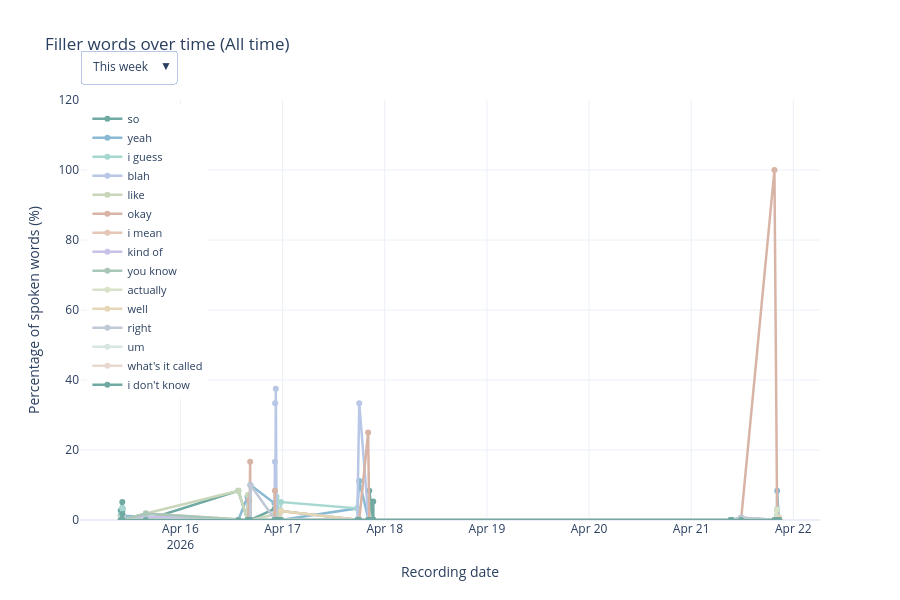

Source (notebook cell):
### Code cell
# Plot 2: Filler words over time as interactive line chart with time frame selector.
import plotly.graph_objects as go
from dateutil.relativedelta import relativedelta
from datetime import timedelta

if not records:
    print('No recordings available to plot.')
else:
    time_ordered_records = sorted(records, key=lambda record: (record['recording_dt'], record['recording_id']))
    latest_date = time_ordered_records[-1]['recording_dt'] if time_ordered_records else None
    
    # Calculate Monday and Sunday of this week
    monday_this_week = latest_date - timedelta(days=latest_date.weekday())
    sunday_this_week = monday_this_week + timedelta(days=6)
    
    # Calculate Monday and Sunday of last week
    monday_last_week = monday_this_week - timedelta(days=7)
    sunday_last_week = monday_last_week + timedelta(days=6)
    
    # Define time frame filters with start and end dates
    time_frames = {
        'This week': ('week', monday_this_week, sunday_this_week),
        'Last week': ('week', monday_last_week, sunday_last_week),
        'Month': ('month', latest_date - relativedelta(months=1), latest_date),
        '6 months': ('period', latest_date - relativedelta(months=6), latest_date),
        'Year': ('period', latest_date - relativedelta(years=1), latest_date),
        'All time': ('all', None, None),
    }
    
    def get_filtered_data(frame_type, start_date, end_date):
        """Filter records based on date range"""
        if frame_type == 'all':
            return time_ordered_records
        if start_date is None:
            return time_ordered_records
        return [r for r in time_ordered_records if start_date <= r['recording_dt'] <= end_date]
    
    # Build data for each time frame
    frame_data = {}
    for frame_name, (frame_type, start_date, end_date) in time_frames.items():
        filtered_records = get_filtered_data(frame_type, start_date, end_date)
        
        if not filtered_records:
            # Store empty state
            frame_data[frame_name] = {
                'traces': {},
                'max_value': 5.0,
                'empty': True,
                'message': f"You have not done any recordings in this chosen timeframe: '{frame_name}'",
                'frame_type': frame_type,
            }
        else:
            dates = [r['recording_dt'] for r in filtered_records]
            
            traces_data = {}
            max_value = 0
            
            for word in filler_words:
                values = np.array(
                    [
                        100.0 * r['filler_counts'].get(word, 0) / max(r['total_words'], 1)
                        for r in filtered_records
                    ],
                    dtype=float,
                )
                max_value = max(max_value, np.max(values) if values.size else 0)
                traces_data[word] = {'dates': dates, 'values': values}
            
            frame_data[frame_name] = {
                'traces': traces_data,
                'max_value': max(5.0, max_value * 1.2),
                'empty': False,
                'frame_type': frame_type,
            }
    
    # Create figure with first time frame
    default_frame = 'All time'
    fig = go.Figure()
    
    default_data = frame_data[default_frame]
    
    # Choose hover date format based on frame type
    hover_date_fmt = '%b %d, %Y'
    if default_data['frame_type'] == 'week':
        hover_date_fmt = '%a, %b %d'
    elif default_data['frame_type'] in ['month', 'period']:
        hover_date_fmt = '%b %d, %Y'
    
    if not default_data['empty']:
        for word in filler_words:
            trace_info = default_data['traces'][word]
            fig.add_trace(
                go.Scatter(
                    x=trace_info['dates'],
                    y=trace_info['values'],
                    name=word,
                    mode='lines+markers',
                    line=dict(color=word_colors[word], width=2.5),
                    marker=dict(size=6),
                    hovertemplate=(
                        '<b>%{x|' + hover_date_fmt + '}</b><br>'
                        'Filler word: ' + word + '<br>'
                        'Percentage: %{y:.2f}%<extra></extra>'
                    ),
                )
            )
    else:
        # Add empty annotation
        fig.add_annotation(
            text=default_data['message'],
            xref='paper',
            yref='paper',
            x=0.5,
            y=0.5,
            showarrow=False,
            font=dict(size=16, color='#999999'),
        )
    
    # Create time frame dropdown buttons
    timeframe_buttons = []
    for frame_name, (frame_type, start_date, end_date) in time_frames.items():
        frame_info = frame_data[frame_name]
        
        # Determine hover date format for this frame
        if frame_type == 'week':
            hover_fmt = '%a, %b %d'
        else:
            hover_fmt = '%b %d, %Y'
        
        if frame_info['empty']:
            # Empty state button
            timeframe_buttons.append(
                {
                    'label': frame_name,
                    'method': 'update',
                    'args': [
                        {
                            'x': [[]],
                            'y': [[]],
                        },
                        {
                            'title': f'Filler words over time ({frame_name})',
                            'annotations': [{
                                'text': frame_info['message'],
                                'xref': 'paper',
                                'yref': 'paper',
                                'x': 0.5,
                                'y': 0.5,
                                'showarrow': False,
                                'font': dict(size=16, color='#999999'),
                            }],
                            'yaxis.range': [0, 5.0],
                        },
                    ],
                }
            )
        else:
            # Normal state button
            new_x = [frame_info['traces'][word]['dates'] for word in filler_words]
            new_y = [frame_info['traces'][word]['values'] for word in filler_words]
            
            timeframe_buttons.append(
                {
                    'label': frame_name,
                    'method': 'update',
                    'args': [
                        {
                            'x': new_x,
                            'y': new_y,
                            'hovertemplate': ['<b>%{x|' + hover_fmt + '}</b><br>Filler word: ' + word + '<br>Percentage: %{y:.2f}%<extra></extra>' for word in filler_words],
                        },
                        {
                            'title': f'Filler words over time ({frame_name})',
                            'annotations': [],
                            'yaxis.range': [0, frame_info['max_value']],
                        },
                    ],
                }
            )

    fig.update_layout(
        title=f'Filler words over time ({default_frame})',
        xaxis_title='Recording date',
        yaxis_title='Percentage of spoken words (%)',
        template='plotly_white',
        height=600,
        hovermode='x unified',
        legend=dict(
            orientation='v',
            yanchor='top',
            y=0.99,
            xanchor='left',
            x=0.01,
            font=dict(size=11),
        ),
        yaxis=dict(range=[0, default_data['max_value']]),
        updatemenus=[
            {
                'buttons': timeframe_buttons,
                'direction': 'down',
                'showactive': True,
                'x': 0.0,
                'xanchor': 'left',
                'y': 1.12,
                'yanchor': 'top',
                'bgcolor': 'white',
                'bordercolor': '#B7C7E5',
                'borderwidth': 1,
            }
        ],
    )

    fig.show()

### Figure 1 — Plotly figure (JSON) as saved in the notebook; plotly's stock layout.template omitted (floating-point values rounded to 4 significant figures; data arrays with more than 128 entries replaced by an {"elided": "..."} marker saying what was removed)
{"data": [{"hovertemplate": "<b>%{x|%b %d, %Y}</b><br>Filler word: so<br>Percentage: %{y:.2f}%<extra></extra>", "line": {"color": "#6FA9A1", "width": 2.5}, "marker": {"size": 6}, "mode": "lines+markers", "name": "so", "type": "scatter", "x": ["2026-04-15T09:58:48", "2026-04-15T10:20:36", "2026-04-15T10:21:43", "2026-04-15T10:22:54", "2026-04-15T10:24:45", "2026-04-15T15:52:19", "2026-04-16T13:36:16", "2026-04-16T15:45:48", "2026-04-16T15:53:00", "2026-04-16T16:09:06", "2026-04-16T16:13:32", "2026-04-16T16:22:59", "2026-04-16T16:26:06", "2026-04-16T22:06:41", "2026-04-16T22:11:50", "2026-04-16T22:14:52", "2026-04-16T22:18:21", "2026-04-16T22:24:41", "2026-04-16T22:34:21", "2026-04-16T22:40:13", "2026-04-16T23:09:00", "2026-04-16T23:15:06", "2026-04-16T23:37:18", "2026-04-17T17:33:30", "2026-04-17T18:00:39", "2026-04-17T20:06:08", "2026-04-17T20:12:50", "2026-04-17T20:21:10", "2026-04-17T20:21:54", "2026-04-17T21:16:11", "2026-04-17T21:18:10", "2026-04-17T21:20:13", "2026-04-21T09:18:34", "2026-04-21T09:23:08", "2026-04-21T09:31:33", "2026-04-21T11:42:43", "2026-04-21T19:33:15", "2026-04-21T20:08:54", "2026-04-21T20:11:41", "2026-04-21T20:35:33", "2026-04-21T20:41:00"], "y": [2.74, 5.172, 2.703, 3.333, 1.19, 0.0, 8.333, 0.0, 0.0, 5.556, 0.0, 0.0, 0.0, 3.175, 0.0, 0.0, 0.0, 0.0, 0.0, 2.632, 0.0, 0.0, 0.0, 0.0, 0.0, 0.0, 0.0, 0.0, 8.333, 0.0, 5.263, 0.0, 0.0, 0.0, 0.0, 0.6369, 0.0, 2.97, 0.0, 0.0, 0.0]}, {"hovertemplate": "<b>%{x|%b %d, %Y}</b><br>Filler word: yeah<br>Percentage: %{y:.2f}%<extra></extra>", "line": {"color": "#8ABAD3", "width": 2.5}, "marker": {"size": 6}, "mode": "lines+markers", "name": "yeah", "type": "scatter", "x": ["2026-04-15T09:58:48", "2026-04-15T10:20:36", "2026-04-15T10:21:43", "2026-04-15T10:22:54", "2026-04-15T10:24:45", "2026-04-15T15:52:19", "2026-04-16T13:36:16", "2026-04-16T15:45:48", "2026-04-16T15:53:00", "2026-04-16T16:09:06", "2026-04-16T16:13:32", "2026-04-16T16:22:59", "2026-04-16T16:26:06", "2026-04-16T22:06:41", "2026-04-16T22:11:50", "2026-04-16T22:14:52", "2026-04-16T22:18:21", "2026-04-16T22:24:41", "2026-04-16T22:34:21", "2026-04-16T22:40:13", "2026-04-16T23:09:00", "2026-04-16T23:15:06", "2026-04-16T23:37:18", "2026-04-17T17:33:30", "2026-04-17T18:00:39", "2026-04-17T20:06:08", "2026-04-17T20:12:50", "2026-04-17T20:21:10", "2026-04-17T20:21:54", "2026-04-17T21:16:11", "2026-04-17T21:18:10", "2026-04-17T21:20:13", "2026-04-21T09:18:34", "2026-04-21T09:23:08", "2026-04-21T09:31:33", "2026-04-21T11:42:43", "2026-04-21T19:33:15", "2026-04-21T20:08:54", "2026-04-21T20:11:41", "2026-04-21T20:35:33", "2026-04-21T20:41:00"], "y": [1.37, 1.724, 0.0, 1.111, 1.19, 0.9174, 0.0, 6.667, 0.0, 0.0, 0.0, 0.0, 10.0, 4.762, 0.0, 0.0, 0.0, 0.0, 0.0, 5.263, 0.0, 0.0, 0.0, 3.333, 11.11, 0.0, 0.0, 0.0, 0.0, 0.0, 0.0, 0.0, 0.0, 0.0, 0.0, 0.0, 0.0, 0.9901, 8.333, 0.0, 0.0]}, {"hovertemplate": "<b>%{x|%b %d, %Y}</b><br>Filler word: i guess<br>Percentage: %{y:.2f}%<extra></extra>", "line": {"color": "#A6D8D0", "width": 2.5}, "marker": {"size": 6}, "mode": "lines+markers", "name": "i guess", "type": "scatter", "x": ["2026-04-15T09:58:48", "2026-04-15T10:20:36", "2026-04-15T10:21:43", "2026-04-15T10:22:54", "2026-04-15T10:24:45", "2026-04-15T15:52:19", "2026-04-16T13:36:16", "2026-04-16T15:45:48", "2026-04-16T15:53:00", "2026-04-16T16:09:06", "2026-04-16T16:13:32", "2026-04-16T16:22:59", "2026-04-16T16:26:06", "2026-04-16T22:06:41", "2026-04-16T22:11:50", "2026-04-16T22:14:52", "2026-04-16T22:18:21", "2026-04-16T22:24:41", "2026-04-16T22:34:21", "2026-04-16T22:40:13", "2026-04-16T23:09:00", "2026-04-16T23:15:06", "2026-04-16T23:37:18", "2026-04-17T17:33:30", "2026-04-17T18:00:39", "2026-04-17T20:06:08", "2026-04-17T20:12:50", "2026-04-17T20:21:10", "2026-04-17T20:21:54", "2026-04-17T21:16:11", "2026-04-17T21:18:10", "2026-04-17T21:20:13", "2026-04-21T09:18:34", "2026-04-21T09:23:08", "2026-04-21T09:31:33", "2026-04-21T11:42:43", "2026-04-21T19:33:15", "2026-04-21T20:08:54", "2026-04-21T20:11:41", "2026-04-21T20:35:33", "2026-04-21T20:41:00"], "y": [1.37, 3.448, 0.0, 3.333, 0.0, 0.9174, 0.0, 0.0, 0.0, 0.0, 0.0, 0.0, 0.0, 0.0, 0.0, 0.0, 0.0, 0.0, 6.667, 5.263, 0.0, 0.0, 5.128, 3.333, 0.0, 0.0, 0.0, 0.0, 0.0, 0.0, 0.0, 0.0, 0.0, 0.0, 0.0, 0.0, 0.0, 0.0, 0.0, 0.0, 0.0]}, {"hovertemplate": "<b>%{x|%b %d, %Y}</b><br>Filler word: blah<br>Percentage: %{y:.2f}%<extra></extra>", "line": {"color": "#B7C7E5", "width": 2.5}, "marker": {"size": 6}, "mode": "lines+markers", "name": "blah", "type": "scatter", "x": ["2026-04-15T09:58:48", "2026-04-15T10:20:36", "2026-04-15T10:21:43", "2026-04-15T10:22:54", "2026-04-15T10:24:45", "2026-04-15T15:52:19", "2026-04-16T13:36:16", "2026-04-16T15:45:48", "2026-04-16T15:53:00", "2026-04-16T16:09:06", "2026-04-16T16:13:32", "2026-04-16T16:22:59", "2026-04-16T16:26:06", "2026-04-16T22:06:41", "2026-04-16T22:11:50", "2026-04-16T22:14:52", "2026-04-16T22:18:21", "2026-04-16T22:24:41", "2026-04-16T22:34:21", "2026-04-16T22:40:13", "2026-04-16T23:09:00", "2026-04-16T23:15:06", "2026-04-16T23:37:18", "2026-04-17T17:33:30", "2026-04-17T18:00:39", "2026-04-17T20:06:08", "2026-04-17T20:12:50", "2026-04-17T20:21:10", "2026-04-17T20:21:54", "2026-04-17T21:16:11", "2026-04-17T21:18:10", "2026-04-17T21:20:13", "2026-04-21T09:18:34", "2026-04-21T09:23:08", "2026-04-21T09:31:33", "2026-04-21T11:42:43", "2026-04-21T19:33:15", "2026-04-21T20:08:54", "2026-04-21T20:11:41", "2026-04-21T20:35:33", "2026-04-21T20:41:00"], "y": [0.0, 0.0, 0.0, 0.0, 0.0, 0.0, 0.0, 0.0, 0.0, 0.0, 0.0, 0.0, 0.0, 0.0, 16.67, 33.33, 0.0, 37.5, 0.0, 0.0, 0.0, 0.0, 0.0, 0.0, 33.33, 0.0, 0.0, 0.0, 0.0, 0.0, 0.0, 0.0, 0.0, 0.0, 0.0, 0.0, 0.0, 0.0, 0.0, 0.0, 0.0]}, {"hovertemplate": "<b>%{x|%b %d, %Y}</b><br>Filler word: like<br>Percentage: %{y:.2f}%<extra></extra>", "line": {"color": "#C8D6B9", "width": 2.5}, "marker": {"size": 6}, "mode": "lines+markers", "name": "like", "type": "scatter", "x": ["2026-04-15T09:58:48", "2026-04-15T10:20:36", "2026-04-15T10:21:43", "2026-04-15T10:22:54", "2026-04-15T10:24:45", "2026-04-15T15:52:19", "2026-04-16T13:36:16", "2026-04-16T15:45:48", "2026-04-16T15:53:00", "2026-04-16T16:09:06", "2026-04-16T16:13:32", "2026-04-16T16:22:59", "2026-04-16T16:26:06", "2026-04-16T22:06:41", "2026-04-16T22:11:50", "2026-04-16T22:14:52", "2026-04-16T22:18:21", "2026-04-16T22:24:41", "2026-04-16T22:34:21", "2026-04-16T22:40:13", "2026-04-16T23:09:00", "2026-04-16T23:15:06", "2026-04-16T23:37:18", "2026-04-17T17:33:30", "2026-04-17T18:00:39", "2026-04-17T20:06:08", "2026-04-17T20:12:50", "2026-04-17T20:21:10", "2026-04-17T20:21:54", "2026-04-17T21:16:11", "2026-04-17T21:18:10", "2026-04-17T21:20:13", "2026-04-21T09:18:34", "2026-04-21T09:23:08", "2026-04-21T09:31:33", "2026-04-21T11:42:43", "2026-04-21T19:33:15", "2026-04-21T20:08:54", "2026-04-21T20:11:41", "2026-04-21T20:35:33", "2026-04-21T20:41:00"], "y": [0.0, 0.0, 0.0, 1.111, 0.0, 1.835, 8.333, 0.0, 7.143, 0.0, 0.0, 0.0, 0.0, 1.587, 0.0, 0.0, 0.0, 0.0, 0.0, 0.0, 0.0, 0.0, 0.0, 0.0, 0.0, 0.0, 0.0, 0.0, 0.0, 0.0, 0.0, 0.0, 0.0, 0.0, 0.0, 0.6369, 0.0, 0.0, 0.0, 0.0, 0.0]}, {"hovertemplate": "<b>%{x|%b %d, %Y}</b><br>Filler word: okay<br>Percentage: %{y:.2f}%<extra></extra>", "line": {"color": "#D8B4A6", "width": 2.5}, "marker": {"size": 6}, "mode": "lines+markers", "name": "okay", "type": "scatter", "x": ["2026-04-15T09:58:48", "2026-04-15T10:20:36", "2026-04-15T10:21:43", "2026-04-15T10:22:54", "2026-04-15T10:24:45", "2026-04-15T15:52:19", "2026-04-16T13:36:16", "2026-04-16T15:45:48", "2026-04-16T15:53:00", "2026-04-16T16:09:06", "2026-04-16T16:13:32", "2026-04-16T16:22:59", "2026-04-16T16:26:06", "2026-04-16T22:06:41", "2026-04-16T22:11:50", "2026-04-16T22:14:52", "2026-04-16T22:18:21", "2026-04-16T22:24:41", "2026-04-16T22:34:21", "2026-04-16T22:40:13", "2026-04-16T23:09:00", "2026-04-16T23:15:06", "2026-04-16T23:37:18", "2026-04-17T17:33:30", "2026-04-17T18:00:39", "2026-04-17T20:06:08", "2026-04-17T20:12:50", "2026-04-17T20:21:10", "2026-04-17T20:21:54", "2026-04-17T21:16:11", "2026-04-17T21:18:10", "2026-04-17T21:20:13", "2026-04-21T09:18:34", "2026-04-21T09:23:08", "2026-04-21T09:31:33", "2026-04-21T11:42:43", "2026-04-21T19:33:15", "2026-04-21T20:08:54", "2026-04-21T20:11:41", "2026-04-21T20:35:33", "2026-04-21T20:41:00"], "y": [0.0, 0.0, 0.0, 0.0, 0.0, 0.0, 0.0, 0.0, 0.0, 5.556, 0.0, 16.67, 0.0, 0.0, 8.333, 0.0, 0.0, 0.0, 0.0, 0.0, 0.0, 0.0, 2.564, 0.0, 0.0, 25.0, 0.0, 0.0, 0.0, 0.0, 0.0, 0.0, 0.0, 0.0, 0.0, 0.0, 100.0, 0.0, 0.0, 0.0, 0.0]}, {"hovertemplate": "<b>%{x|%b %d, %Y}</b><br>Filler word: i mean<br>Percentage: %{y:.2f}%<extra></extra>", "line": {"color": "#E4C7B7", "width": 2.5}, "marker": {"size": 6}, "mode": "lines+markers", "name": "i mean", "type": "scatter", "x": ["2026-04-15T09:58:48", "2026-04-15T10:20:36", "2026-04-15T10:21:43", "2026-04-15T10:22:54", "2026-04-15T10:24:45", "2026-04-15T15:52:19", "2026-04-16T13:36:16", "2026-04-16T15:45:48", "2026-04-16T15:53:00", "2026-04-16T16:09:06", "2026-04-16T16:13:32", "2026-04-16T16:22:59", "2026-04-16T16:26:06", "2026-04-16T22:06:41", "2026-04-16T22:11:50", "2026-04-16T22:14:52", "2026-04-16T22:18:21", "2026-04-16T22:24:41", "2026-04-16T22:34:21", "2026-04-16T22:40:13", "2026-04-16T23:09:00", "2026-04-16T23:15:06", "2026-04-16T23:37:18", "2026-04-17T17:33:30", "2026-04-17T18:00:39", "2026-04-17T20:06:08", "2026-04-17T20:12:50", "2026-04-17T20:21:10", "2026-04-17T20:21:54", "2026-04-17T21:16:11", "2026-04-17T21:18:10", "2026-04-17T21:20:13", "2026-04-21T09:18:34", "2026-04-21T09:23:08", "2026-04-21T09:31:33", "2026-04-21T11:42:43", "2026-04-21T19:33:15", "2026-04-21T20:08:54", "2026-04-21T20:11:41", "2026-04-21T20:35:33", "2026-04-21T20:41:00"], "y": [0.0, 0.0, 0.0, 0.0, 0.0, 1.835, 0.0, 0.0, 0.0, 0.0, 0.0, 0.0, 0.0, 0.0, 0.0, 0.0, 0.0, 0.0, 0.0, 0.0, 0.0, 0.0, 2.564, 0.0, 0.0, 0.0, 0.0, 0.0, 0.0, 0.0, 0.0, 0.0, 0.0, 0.0, 0.0, 0.0, 0.0, 0.0, 0.0, 0.0, 0.0]}, {"hovertemplate": "<b>%{x|%b %d, %Y}</b><br>Filler word: kind of<br>Percentage: %{y:.2f}%<extra></extra>", "line": {"color": "#C9C1E8", "width": 2.5}, "marker": {"size": 6}, "mode": "lines+markers", "name": "kind of", "type": "scatter", "x": ["2026-04-15T09:58:48", "2026-04-15T10:20:36", "2026-04-15T10:21:43", "2026-04-15T10:22:54", "2026-04-15T10:24:45", "2026-04-15T15:52:19", "2026-04-16T13:36:16", "2026-04-16T15:45:48", "2026-04-16T15:53:00", "2026-04-16T16:09:06", "2026-04-16T16:13:32", "2026-04-16T16:22:59", "2026-04-16T16:26:06", "2026-04-16T22:06:41", "2026-04-16T22:11:50", "2026-04-16T22:14:52", "2026-04-16T22:18:21", "2026-04-16T22:24:41", "2026-04-16T22:34:21", "2026-04-16T22:40:13", "2026-04-16T23:09:00", "2026-04-16T23:15:06", "2026-04-16T23:37:18", "2026-04-17T17:33:30", "2026-04-17T18:00:39", "2026-04-17T20:06:08", "2026-04-17T20:12:50", "2026-04-17T20:21:10", "2026-04-17T20:21:54", "2026-04-17T21:16:11", "2026-04-17T21:18:10", "2026-04-17T21:20:13", "2026-04-21T09:18:34", "2026-04-21T09:23:08", "2026-04-21T09:31:33", "2026-04-21T11:42:43", "2026-04-21T19:33:15", "2026-04-21T20:08:54", "2026-04-21T20:11:41", "2026-04-21T20:35:33", "2026-04-21T20:41:00"], "y": [0.0, 0.0, 1.351, 0.0, 0.0, 0.9174, 0.0, 0.0, 0.0, 0.0, 0.0, 0.0, 0.0, 0.0, 0.0, 0.0, 0.0, 0.0, 0.0, 0.0, 0.0, 0.0, 0.0, 0.0, 0.0, 0.0, 0.0, 0.0, 0.0, 0.0, 0.0, 0.0, 0.0, 0.0, 0.0, 0.6369, 0.0, 0.0, 0.0, 0.0, 0.0]}, {"hovertemplate": "<b>%{x|%b %d, %Y}</b><br>Filler word: you know<br>Percentage: %{y:.2f}%<extra></extra>", "line": {"color": "#A9C7B8", "width": 2.5}, "marker": {"size": 6}, "mode": "lines+markers", "name": "you know", "type": "scatter", "x": ["2026-04-15T09:58:48", "2026-04-15T10:20:36", "2026-04-15T10:21:43", "2026-04-15T10:22:54", "2026-04-15T10:24:45", "2026-04-15T15:52:19", "2026-04-16T13:36:16", "2026-04-16T15:45:48", "2026-04-16T15:53:00", "2026-04-16T16:09:06", "2026-04-16T16:13:32", "2026-04-16T16:22:59", "2026-04-16T16:26:06", "2026-04-16T22:06:41", "2026-04-16T22:11:50", "2026-04-16T22:14:52", "2026-04-16T22:18:21", "2026-04-16T22:24:41", "2026-04-16T22:34:21", "2026-04-16T22:40:13", "2026-04-16T23:09:00", "2026-04-16T23:15:06", "2026-04-16T23:37:18", "2026-04-17T17:33:30", "2026-04-17T18:00:39", "2026-04-17T20:06:08", "2026-04-17T20:12:50", "2026-04-17T20:21:10", "2026-04-17T20:21:54", "2026-04-17T21:16:11", "2026-04-17T21:18:10", "2026-04-17T21:20:13", "2026-04-21T09:18:34", "2026-04-21T09:23:08", "2026-04-21T09:31:33", "2026-04-21T11:42:43", "2026-04-21T19:33:15", "2026-04-21T20:08:54", "2026-04-21T20:11:41", "2026-04-21T20:35:33", "2026-04-21T20:41:00"], "y": [0.0, 0.0, 0.0, 0.0, 0.0, 1.835, 0.0, 0.0, 0.0, 0.0, 0.0, 0.0, 0.0, 0.0, 0.0, 0.0, 0.0, 0.0, 0.0, 0.0, 0.0, 0.0, 2.564, 0.0, 0.0, 0.0, 0.0, 0.0, 0.0, 0.0, 0.0, 0.0, 0.0, 0.0, 0.0, 0.0, 0.0, 0.0, 0.0, 0.0, 0.0]}, {"hovertemplate": "<b>%{x|%b %d, %Y}</b><br>Filler word: actually<br>Percentage: %{y:.2f}%<extra></extra>", "line": {"color": "#D8E2C8", "width": 2.5}, "marker": {"size": 6}, "mode": "lines+markers", "name": "actually", "type": "scatter", "x": ["2026-04-15T09:58:48", "2026-04-15T10:20:36", "2026-04-15T10:21:43", "2026-04-15T10:22:54", "2026-04-15T10:24:45", "2026-04-15T15:52:19", "2026-04-16T13:36:16", "2026-04-16T15:45:48", "2026-04-16T15:53:00", "2026-04-16T16:09:06", "2026-04-16T16:13:32", "2026-04-16T16:22:59", "2026-04-16T16:26:06", "2026-04-16T22:06:41", "2026-04-16T22:11:50", "2026-04-16T22:14:52", "2026-04-16T22:18:21", "2026-04-16T22:24:41", "2026-04-16T22:34:21", "2026-04-16T22:40:13", "2026-04-16T23:09:00", "2026-04-16T23:15:06", "2026-04-16T23:37:18", "2026-04-17T17:33:30", "2026-04-17T18:00:39", "2026-04-17T20:06:08", "2026-04-17T20:12:50", "2026-04-17T20:21:10", "2026-04-17T20:21:54", "2026-04-17T21:16:11", "2026-04-17T21:18:10", "2026-04-17T21:20:13", "2026-04-21T09:18:34", "2026-04-21T09:23:08", "2026-04-21T09:31:33", "2026-04-21T11:42:43", "2026-04-21T19:33:15", "2026-04-21T20:08:54", "2026-04-21T20:11:41", "2026-04-21T20:35:33", "2026-04-21T20:41:00"], "y": [0.0, 0.0, 0.0, 0.0, 0.0, 0.0, 0.0, 0.0, 0.0, 0.0, 0.0, 0.0, 0.0, 0.0, 0.0, 0.0, 0.0, 0.0, 0.0, 0.0, 0.0, 0.0, 0.0, 0.0, 0.0, 0.0, 0.0, 0.0, 0.0, 0.0, 0.0, 0.0, 0.0, 0.0, 0.0, 0.0, 0.0, 2.97, 0.0, 0.0, 0.0]}, {"hovertemplate": "<b>%{x|%b %d, %Y}</b><br>Filler word: well<br>Percentage: %{y:.2f}%<extra></extra>", "line": {"color": "#E6D6B8", "width": 2.5}, "marker": {"size": 6}, "mode": "lines+markers", "name": "well", "type": "scatter", "x": ["2026-04-15T09:58:48", "2026-04-15T10:20:36", "2026-04-15T10:21:43", "2026-04-15T10:22:54", "2026-04-15T10:24:45", "2026-04-15T15:52:19", "2026-04-16T13:36:16", "2026-04-16T15:45:48", "2026-04-16T15:53:00", "2026-04-16T16:09:06", "2026-04-16T16:13:32", "2026-04-16T16:22:59", "2026-04-16T16:26:06", "2026-04-16T22:06:41", "2026-04-16T22:11:50", "2026-04-16T22:14:52", "2026-04-16T22:18:21", "2026-04-16T22:24:41", "2026-04-16T22:34:21", "2026-04-16T22:40:13", "2026-04-16T23:09:00", "2026-04-16T23:15:06", "2026-04-16T23:37:18", "2026-04-17T17:33:30", "2026-04-17T18:00:39", "2026-04-17T20:06:08", "2026-04-17T20:12:50", "2026-04-17T20:21:10", "2026-04-17T20:21:54", "2026-04-17T21:16:11", "2026-04-17T21:18:10", "2026-04-17T21:20:13", "2026-04-21T09:18:34", "2026-04-21T09:23:08", "2026-04-21T09:31:33", "2026-04-21T11:42:43", "2026-04-21T19:33:15", "2026-04-21T20:08:54", "2026-04-21T20:11:41", "2026-04-21T20:35:33", "2026-04-21T20:41:00"], "y": [0.0, 0.0, 0.0, 0.0, 0.0, 0.0, 0.0, 0.0, 0.0, 0.0, 0.0, 0.0, 0.0, 0.0, 0.0, 0.0, 0.0, 0.0, 0.0, 0.0, 0.0, 0.0, 2.564, 0.0, 0.0, 0.0, 0.0, 0.0, 0.0, 0.0, 0.0, 0.0, 0.0, 0.0, 0.0, 0.0, 0.0, 0.0, 0.0, 0.0, 0.6803]}, {"hovertemplate": "<b>%{x|%b %d, %Y}</b><br>Filler word: right<br>Percentage: %{y:.2f}%<extra></extra>", "line": {"color": "#BFC8D6", "width": 2.5}, "marker": {"size": 6}, "mode": "lines+markers", "name": "right", "type": "scatter", "x": ["2026-04-15T09:58:48", "2026-04-15T10:20:36", "2026-04-15T10:21:43", "2026-04-15T10:22:54", "2026-04-15T10:24:45", "2026-04-15T15:52:19", "2026-04-16T13:36:16", "2026-04-16T15:45:48", "2026-04-16T15:53:00", "2026-04-16T16:09:06", "2026-04-16T16:13:32", "2026-04-16T16:22:59", "2026-04-16T16:26:06", "2026-04-16T22:06:41", "2026-04-16T22:11:50", "2026-04-16T22:14:52", "2026-04-16T22:18:21", "2026-04-16T22:24:41", "2026-04-16T22:34:21", "2026-04-16T22:40:13", "2026-04-16T23:09:00", "2026-04-16T23:15:06", "2026-04-16T23:37:18", "2026-04-17T17:33:30", "2026-04-17T18:00:39", "2026-04-17T20:06:08", "2026-04-17T20:12:50", "2026-04-17T20:21:10", "2026-04-17T20:21:54", "2026-04-17T21:16:11", "2026-04-17T21:18:10", "2026-04-17T21:20:13", "2026-04-21T09:18:34", "2026-04-21T09:23:08", "2026-04-21T09:31:33", "2026-04-21T11:42:43", "2026-04-21T19:33:15", "2026-04-21T20:08:54", "2026-04-21T20:11:41", "2026-04-21T20:35:33", "2026-04-21T20:41:00"], "y": [0.0, 0.0, 0.0, 0.0, 0.0, 0.0, 0.0, 0.0, 0.0, 0.0, 0.0, 0.0, 10.0, 0.0, 0.0, 0.0, 0.0, 0.0, 0.0, 0.0, 0.0, 0.0, 0.0, 0.0, 0.0, 0.0, 0.0, 0.0, 0.0, 0.0, 0.0, 0.0, 0.0, 0.0, 0.0, 0.6369, 0.0, 0.0, 0.0, 0.0, 0.0]}, {"hovertemplate": "<b>%{x|%b %d, %Y}</b><br>Filler word: um<br>Percentage: %{y:.2f}%<extra></extra>", "line": {"color": "#D7E6E1", "width": 2.5}, "marker": {"size": 6}, "mode": "lines+markers", "name": "um", "type": "scatter", "x": ["2026-04-15T09:58:48", "2026-04-15T10:20:36", "2026-04-15T10:21:43", "2026-04-15T10:22:54", "2026-04-15T10:24:45", "2026-04-15T15:52:19", "2026-04-16T13:36:16", "2026-04-16T15:45:48", "2026-04-16T15:53:00", "2026-04-16T16:09:06", "2026-04-16T16:13:32", "2026-04-16T16:22:59", "2026-04-16T16:26:06", "2026-04-16T22:06:41", "2026-04-16T22:11:50", "2026-04-16T22:14:52", "2026-04-16T22:18:21", "2026-04-16T22:24:41", "2026-04-16T22:34:21", "2026-04-16T22:40:13", "2026-04-16T23:09:00", "2026-04-16T23:15:06", "2026-04-16T23:37:18", "2026-04-17T17:33:30", "2026-04-17T18:00:39", "2026-04-17T20:06:08", "2026-04-17T20:12:50", "2026-04-17T20:21:10", "2026-04-17T20:21:54", "2026-04-17T21:16:11", "2026-04-17T21:18:10", "2026-04-17T21:20:13", "2026-04-21T09:18:34", "2026-04-21T09:23:08", "2026-04-21T09:31:33", "2026-04-21T11:42:43", "2026-04-21T19:33:15", "2026-04-21T20:08:54", "2026-04-21T20:11:41", "2026-04-21T20:35:33", "2026-04-21T20:41:00"], "y": [0.0, 0.0, 0.0, 1.111, 0.0, 0.0, 0.0, 0.0, 0.0, 0.0, 0.0, 0.0, 0.0, 0.0, 0.0, 0.0, 0.0, 0.0, 0.0, 0.0, 0.0, 0.0, 0.0, 0.0, 0.0, 0.0, 0.0, 0.0, 0.0, 0.0, 0.0, 0.0, 0.0, 0.0, 0.0, 0.0, 0.0, 0.0, 0.0, 0.0, 0.0]}, {"hovertemplate": "<b>%{x|%b %d, %Y}</b><br>Filler word: what's it called<br>Percentage: %{y:.2f}%<extra></extra>", "line": {"color": "#E8D8D0", "width": 2.5}, "marker": {"size": 6}, "mode": "lines+markers", "name": "what's it called", "type": "scatter", "x": ["2026-04-15T09:58:48", "2026-04-15T10:20:36", "2026-04-15T10:21:43", "2026-04-15T10:22:54", "2026-04-15T10:24:45", "2026-04-15T15:52:19", "2026-04-16T13:36:16", "2026-04-16T15:45:48", "2026-04-16T15:53:00", "2026-04-16T16:09:06", "2026-04-16T16:13:32", "2026-04-16T16:22:59", "2026-04-16T16:26:06", "2026-04-16T22:06:41", "2026-04-16T22:11:50", "2026-04-16T22:14:52", "2026-04-16T22:18:21", "2026-04-16T22:24:41", "2026-04-16T22:34:21", "2026-04-16T22:40:13", "2026-04-16T23:09:00", "2026-04-16T23:15:06", "2026-04-16T23:37:18", "2026-04-17T17:33:30", "2026-04-17T18:00:39", "2026-04-17T20:06:08", "2026-04-17T20:12:50", "2026-04-17T20:21:10", "2026-04-17T20:21:54", "2026-04-17T21:16:11", "2026-04-17T21:18:10", "2026-04-17T21:20:13", "2026-04-21T09:18:34", "2026-04-21T09:23:08", "2026-04-21T09:31:33", "2026-04-21T11:42:43", "2026-04-21T19:33:15", "2026-04-21T20:08:54", "2026-04-21T20:11:41", "2026-04-21T20:35:33", "2026-04-21T20:41:00"], "y": [0.0, 0.0, 0.0, 1.111, 0.0, 0.0, 0.0, 0.0, 0.0, 0.0, 0.0, 0.0, 0.0, 0.0, 0.0, 0.0, 0.0, 0.0, 0.0, 0.0, 0.0, 0.0, 0.0, 0.0, 0.0, 0.0, 0.0, 0.0, 0.0, 0.0, 0.0, 0.0, 0.0, 0.0, 0.0, 0.0, 0.0, 0.0, 0.0, 0.0, 0.0]}, {"hovertemplate": "<b>%{x|%b %d, %Y}</b><br>Filler word: i don't know<br>Percentage: %{y:.2f}%<extra></extra>", "line": {"color": "#6FA9A1", "width": 2.5}, "marker": {"size": 6}, "mode": "lines+markers", "name": "i don't know", "type": "scatter", "x": ["2026-04-15T09:58:48", "2026-04-15T10:20:36", "2026-04-15T10:21:43", "2026-04-15T10:22:54", "2026-04-15T10:24:45", "2026-04-15T15:52:19", "2026-04-16T13:36:16", "2026-04-16T15:45:48", "2026-04-16T15:53:00", "2026-04-16T16:09:06", "2026-04-16T16:13:32", "2026-04-16T16:22:59", "2026-04-16T16:26:06", "2026-04-16T22:06:41", "2026-04-16T22:11:50", "2026-04-16T22:14:52", "2026-04-16T22:18:21", "2026-04-16T22:24:41", "2026-04-16T22:34:21", "2026-04-16T22:40:13", "2026-04-16T23:09:00", "2026-04-16T23:15:06", "2026-04-16T23:37:18", "2026-04-17T17:33:30", "2026-04-17T18:00:39", "2026-04-17T20:06:08", "2026-04-17T20:12:50", "2026-04-17T20:21:10", "2026-04-17T20:21:54", "2026-04-17T21:16:11", "2026-04-17T21:18:10", "2026-04-17T21:20:13", "2026-04-21T09:18:34", "2026-04-21T09:23:08", "2026-04-21T09:31:33", "2026-04-21T11:42:43", "2026-04-21T19:33:15", "2026-04-21T20:08:54", "2026-04-21T20:11:41", "2026-04-21T20:35:33", "2026-04-21T20:41:00"], "y": [0.0, 1.724, 0.0, 0.0, 0.0, 0.0, 0.0, 0.0, 0.0, 0.0, 0.0, 0.0, 0.0, 0.0, 0.0, 0.0, 0.0, 0.0, 0.0, 0.0, 0.0, 0.0, 0.0, 0.0, 0.0, 0.0, 0.0, 0.0, 0.0, 0.0, 0.0, 0.0, 0.0, 0.0, 0.0, 0.0, 0.0, 0.0, 0.0, 0.0, 0.0]}], "layout": {"height": 600, "hovermode": "x unified", "legend": {"font": {"size": 11}, "orientation": "v", "x": 0.01, "xanchor": "left", "y": 0.99, "yanchor": "top"}, "title": {"text": "Filler words over time (All time)"}, "updatemenus": [{"bgcolor": "white", "bordercolor": "#B7C7E5", "borderwidth": 1, "buttons": [{"args": [{"hovertemplate": ["<b>%{x|%a, %b %d}</b><br>Filler word: so<br>Percentage: %{y:.2f}%<extra></extra>", "<b>%{x|%a, %b %d}</b><br>Filler word: yeah<br>Percentage: %{y:.2f}%<extra></extra>", "<b>%{x|%a, %b %d}</b><br>Filler word: i guess<br>Percentage: %{y:.2f}%<extra></extra>", "<b>%{x|%a, %b %d}</b><br>Filler word: blah<br>Percentage: %{y:.2f}%<extra></extra>", "<b>%{x|%a, %b %d}</b><br>Filler word: like<br>Percentage: %{y:.2f}%<extra></extra>", "<b>%{x|%a, %b %d}</b><br>Filler word: okay<br>Percentage: %{y:.2f}%<extra></extra>", "<b>%{x|%a, %b %d}</b><br>Filler word: i mean<br>Percentage: %{y:.2f}%<extra></extra>", "<b>%{x|%a, %b %d}</b><br>Filler word: kind of<br>Percentage: %{y:.2f}%<extra></extra>", "<b>%{x|%a, %b %d}</b><br>Filler word: you know<br>Percentage: %{y:.2f}%<extra></extra>", "<b>%{x|%a, %b %d}</b><br>Filler word: actually<br>Percentage: %{y:.2f}%<extra></extra>", "<b>%{x|%a, %b %d}</b><br>Filler word: well<br>Percentage: %{y:.2f}%<extra></extra>", "<b>%{x|%a, %b %d}</b><br>Filler word: right<br>Percentage: %{y:.2f}%<extra></extra>", "<b>%{x|%a, %b %d}</b><br>Filler word: um<br>Percentage: %{y:.2f}%<extra></extra>", "<b>%{x|%a, %b %d}</b><br>Filler word: what's it called<br>Percentage: %{y:.2f}%<extra></extra>", "<b>%{x|%a, %b %d}</b><br>Filler word: i don't know<br>Percentage: %{y:.2f}%<extra></extra>"], "x": {"elided": "15x9 str values"}, "y": {"elided": "15x9 float values"}}, {"annotations": [], "title": "Filler words over time (This week)", "yaxis.range": [0, 120]}], "label": "This week", "method": "update"}, {"args": [{"hovertemplate": ["<b>%{x|%a, %b %d}</b><br>Filler word: so<br>Percentage: %{y:.2f}%<extra></extra>", "<b>%{x|%a, %b %d}</b><br>Filler word: yeah<br>Percentage: %{y:.2f}%<extra></extra>", "<b>%{x|%a, %b %d}</b><br>Filler word: i guess<br>Percentage: %{y:.2f}%<extra></extra>", "<b>%{x|%a, %b %d}</b><br>Filler word: blah<br>Percentage: %{y:.2f}%<extra></extra>", "<b>%{x|%a, %b %d}</b><br>Filler word: like<br>Percentage: %{y:.2f}%<extra></extra>", "<b>%{x|%a, %b %d}</b><br>Filler word: okay<br>Percentage: %{y:.2f}%<extra></extra>", "<b>%{x|%a, %b %d}</b><br>Filler word: i mean<br>Percentage: %{y:.2f}%<extra></extra>", "<b>%{x|%a, %b %d}</b><br>Filler word: kind of<br>Percentage: %{y:.2f}%<extra></extra>", "<b>%{x|%a, %b %d}</b><br>Filler word: you know<br>Percentage: %{y:.2f}%<extra></extra>", "<b>%{x|%a, %b %d}</b><br>Filler word: actually<br>Percentage: %{y:.2f}%<extra></extra>", "<b>%{x|%a, %b %d}</b><br>Filler word: well<br>Percentage: %{y:.2f}%<extra></extra>", "<b>%{x|%a, %b %d}</b><br>Filler word: right<br>Percentage: %{y:.2f}%<extra></extra>", "<b>%{x|%a, %b %d}</b><br>Filler word: um<br>Percentage: %{y:.2f}%<extra></extra>", "<b>%{x|%a, %b %d}</b><br>Filler word: what's it called<br>Percentage: %{y:.2f}%<extra></extra>", "<b>%{x|%a, %b %d}</b><br>Filler word: i don't know<br>Percentage: %{y:.2f}%<extra></extra>"], "x": {"elided": "15x32 str values"}, "y": {"elided": "15x32 float values"}}, {"annotations": [], "title": "Filler words over time (Last week)", "yaxis.range": [0, 45]}], "label": "Last week", "method": "update"}, {"args": [{"hovertemplate": ["<b>%{x|%b %d, %Y}</b><br>Filler word: so<br>Percentage: %{y:.2f}%<extra></extra>", "<b>%{x|%b %d, %Y}</b><br>Filler word: yeah<br>Percentage: %{y:.2f}%<extra></extra>", "<b>%{x|%b %d, %Y}</b><br>Filler word: i guess<br>Percentage: %{y:.2f}%<extra></extra>", "<b>%{x|%b %d, %Y}</b><br>Filler word: blah<br>Percentage: %{y:.2f}%<extra></extra>", "<b>%{x|%b %d, %Y}</b><br>Filler word: like<br>Percentage: %{y:.2f}%<extra></extra>", "<b>%{x|%b %d, %Y}</b><br>Filler word: okay<br>Percentage: %{y:.2f}%<extra></extra>", "<b>%{x|%b %d, %Y}</b><br>Filler word: i mean<br>Percentage: %{y:.2f}%<extra></extra>", "<b>%{x|%b %d, %Y}</b><br>Filler word: kind of<br>Percentage: %{y:.2f}%<extra></extra>", "<b>%{x|%b %d, %Y}</b><br>Filler word: you know<br>Percentage: %{y:.2f}%<extra></extra>", "<b>%{x|%b %d, %Y}</b><br>Filler word: actually<br>Percentage: %{y:.2f}%<extra></extra>", "<b>%{x|%b %d, %Y}</b><br>Filler word: well<br>Percentage: %{y:.2f}%<extra></extra>", "<b>%{x|%b %d, %Y}</b><br>Filler word: right<br>Percentage: %{y:.2f}%<extra></extra>", "<b>%{x|%b %d, %Y}</b><br>Filler word: um<br>Percentage: %{y:.2f}%<extra></extra>", "<b>%{x|%b %d, %Y}</b><br>Filler word: what's it called<br>Percentage: %{y:.2f}%<extra></extra>", "<b>%{x|%b %d, %Y}</b><br>Filler word: i don't know<br>Percentage: %{y:.2f}%<extra></extra>"], "x": {"elided": "15x41 str values"}, "y": {"elided": "15x41 float values"}}, {"annotations": [], "title": "Filler words over time (Month)", "yaxis.range": [0, 120]}], "label": "Month", "method": "update"}, {"args": [{"hovertemplate": ["<b>%{x|%b %d, %Y}</b><br>Filler word: so<br>Percentage: %{y:.2f}%<extra></extra>", "<b>%{x|%b %d, %Y}</b><br>Filler word: yeah<br>Percentage: %{y:.2f}%<extra></extra>", "<b>%{x|%b %d, %Y}</b><br>Filler word: i guess<br>Percentage: %{y:.2f}%<extra></extra>", "<b>%{x|%b %d, %Y}</b><br>Filler word: blah<br>Percentage: %{y:.2f}%<extra></extra>", "<b>%{x|%b %d, %Y}</b><br>Filler word: like<br>Percentage: %{y:.2f}%<extra></extra>", "<b>%{x|%b %d, %Y}</b><br>Filler word: okay<br>Percentage: %{y:.2f}%<extra></extra>", "<b>%{x|%b %d, %Y}</b><br>Filler word: i mean<br>Percentage: %{y:.2f}%<extra></extra>", "<b>%{x|%b %d, %Y}</b><br>Filler word: kind of<br>Percentage: %{y:.2f}%<extra></extra>", "<b>%{x|%b %d, %Y}</b><br>Filler word: you know<br>Percentage: %{y:.2f}%<extra></extra>", "<b>%{x|%b %d, %Y}</b><br>Filler word: actually<br>Percentage: %{y:.2f}%<extra></extra>", "<b>%{x|%b %d, %Y}</b><br>Filler word: well<br>Percentage: %{y:.2f}%<extra></extra>", "<b>%{x|%b %d, %Y}</b><br>Filler word: right<br>Percentage: %{y:.2f}%<extra></extra>", "<b>%{x|%b %d, %Y}</b><br>Filler word: um<br>Percentage: %{y:.2f}%<extra></extra>", "<b>%{x|%b %d, %Y}</b><br>Filler word: what's it called<br>Percentage: %{y:.2f}%<extra></extra>", "<b>%{x|%b %d, %Y}</b><br>Filler word: i don't know<br>Percentage: %{y:.2f}%<extra></extra>"], "x": {"elided": "15x41 str values"}, "y": {"elided": "15x41 float values"}}, {"annotations": [], "title": "Filler words over time (6 months)", "yaxis.range": [0, 120]}], "label": "6 months", "method": "update"}, {"args": [{"hovertemplate": ["<b>%{x|%b %d, %Y}</b><br>Filler word: so<br>Percentage: %{y:.2f}%<extra></extra>", "<b>%{x|%b %d, %Y}</b><br>Filler word: yeah<br>Percentage: %{y:.2f}%<extra></extra>", "<b>%{x|%b %d, %Y}</b><br>Filler word: i guess<br>Percentage: %{y:.2f}%<extra></extra>", "<b>%{x|%b %d, %Y}</b><br>Filler word: blah<br>Percentage: %{y:.2f}%<extra></extra>", "<b>%{x|%b %d, %Y}</b><br>Filler word: like<br>Percentage: %{y:.2f}%<extra></extra>", "<b>%{x|%b %d, %Y}</b><br>Filler word: okay<br>Percentage: %{y:.2f}%<extra></extra>", "<b>%{x|%b %d, %Y}</b><br>Filler word: i mean<br>Percentage: %{y:.2f}%<extra></extra>", "<b>%{x|%b %d, %Y}</b><br>Filler word: kind of<br>Percentage: %{y:.2f}%<extra></extra>", "<b>%{x|%b %d, %Y}</b><br>Filler word: you know<br>Percentage: %{y:.2f}%<extra></extra>", "<b>%{x|%b %d, %Y}</b><br>Filler word: actually<br>Percentage: %{y:.2f}%<extra></extra>", "<b>%{x|%b %d, %Y}</b><br>Filler word: well<br>Percentage: %{y:.2f}%<extra></extra>", "<b>%{x|%b %d, %Y}</b><br>Filler word: right<br>Percentage: %{y:.2f}%<extra></extra>", "<b>%{x|%b %d, %Y}</b><br>Filler word: um<br>Percentage: %{y:.2f}%<extra></extra>", "<b>%{x|%b %d, %Y}</b><br>Filler word: what's it called<br>Percentage: %{y:.2f}%<extra></extra>", "<b>%{x|%b %d, %Y}</b><br>Filler word: i don't know<br>Percentage: %{y:.2f}%<extra></extra>"], "x": {"elided": "15x41 str values"}, "y": {"elided": "15x41 float values"}}, {"annotations": [], "title": "Filler words over time (Year)", "yaxis.range": [0, 120]}], "label": "Year", "method": "update"}, {"args": [{"hovertemplate": ["<b>%{x|%b %d, %Y}</b><br>Filler word: so<br>Percentage: %{y:.2f}%<extra></extra>", "<b>%{x|%b %d, %Y}</b><br>Filler word: yeah<br>Percentage: %{y:.2f}%<extra></extra>", "<b>%{x|%b %d, %Y}</b><br>Filler word: i guess<br>Percentage: %{y:.2f}%<extra></extra>", "<b>%{x|%b %d, %Y}</b><br>Filler word: blah<br>Percentage: %{y:.2f}%<extra></extra>", "<b>%{x|%b %d, %Y}</b><br>Filler word: like<br>Percentage: %{y:.2f}%<extra></extra>", "<b>%{x|%b %d, %Y}</b><br>Filler word: okay<br>Percentage: %{y:.2f}%<extra></extra>", "<b>%{x|%b %d, %Y}</b><br>Filler word: i mean<br>Percentage: %{y:.2f}%<extra></extra>", "<b>%{x|%b %d, %Y}</b><br>Filler word: kind of<br>Percentage: %{y:.2f}%<extra></extra>", "<b>%{x|%b %d, %Y}</b><br>Filler word: you know<br>Percentage: %{y:.2f}%<extra></extra>", "<b>%{x|%b %d, %Y}</b><br>Filler word: actually<br>Percentage: %{y:.2f}%<extra></extra>", "<b>%{x|%b %d, %Y}</b><br>Filler word: well<br>Percentage: %{y:.2f}%<extra></extra>", "<b>%{x|%b %d, %Y}</b><br>Filler word: right<br>Percentage: %{y:.2f}%<extra></extra>", "<b>%{x|%b %d, %Y}</b><br>Filler word: um<br>Percentage: %{y:.2f}%<extra></extra>", "<b>%{x|%b %d, %Y}</b><br>Filler word: what's it called<br>Percentage: %{y:.2f}%<extra></extra>", "<b>%{x|%b %d, %Y}</b><br>Filler word: i don't know<br>Percentage: %{y:.2f}%<extra></extra>"], "x": {"elided": "15x41 str values"}, "y": {"elided": "15x41 float values"}}, {"annotations": [], "title": "Filler words over time (All time)", "yaxis.range": [0, 120]}], "label": "All time", "method": "update"}], "direction": "down", "showactive": true, "x": 0, "xanchor": "left", "y": 1.12, "yanchor": "top"}], "xaxis": {"title": {"text": "Recording date"}}, "yaxis": {"range": [0, 120], "title": {"text": "Percentage of spoken words (%)"}}}}
